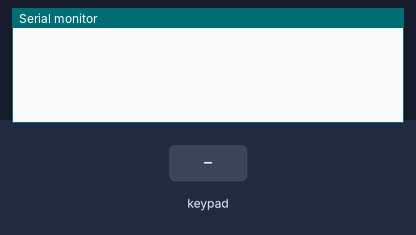
The sketch below on a simulated Arduino Uno, built with avr-gcc and run on an emulated ATmega328P. Parts: the last lines printed to the serial monitor. Inputs (shaded band) come from the test bench.

Above: at 1.2 s.
1.3 s: key '1' pressed
At 1.9 s:
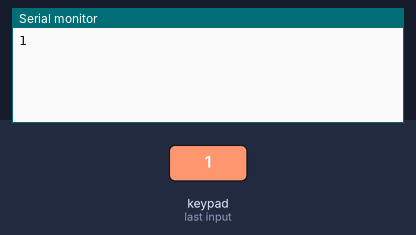
2.8 s: keypad keys 2 3 4 5 # pressed 0.4 s apart
At 5.4 s:
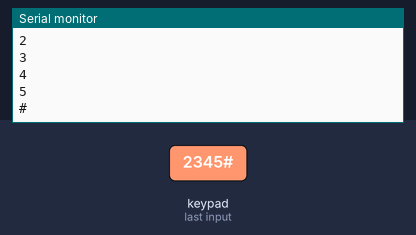
6.3 s: key '*' pressed
At 7.2 s:
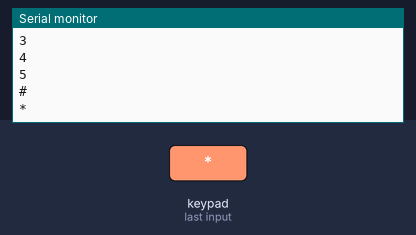
7.8 s: key '/' pressed
At 9.0 s:
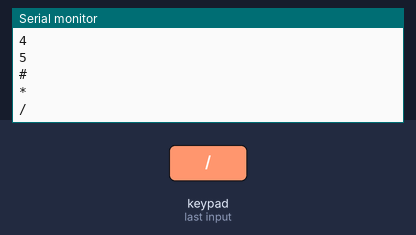
9.3 s: keypad keys 6 7 8 9 pressed 0.4 s apart
At 11.4 s:
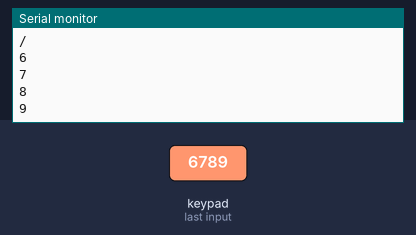
Timing chart, 0 to 12.9 s (numbered marks = the images above; inputs shaded):
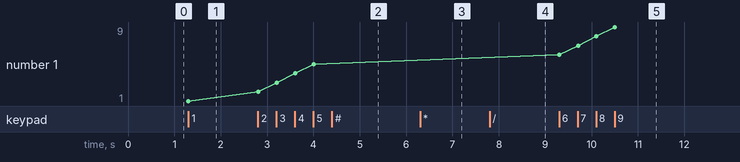

The sketch:

Keypad_Interface.ino
```cpp
#include <Keypad.h>

const byte ROWS = 4;
const byte COLS = 4;

char hexaKeys[ROWS][COLS] = {
  {'1', '2', '3', '+'},
  {'4', '5', '6', '-'},
  {'7', '8', '9', '*'},
  {'*', '0', '#', '/'}
};

byte rowPins[ROWS] = {2, 3, 4, 5};
byte colPins[COLS] = {6, 7, 8, 9};

Keypad customKeypad = Keypad(makeKeymap(hexaKeys), rowPins, colPins, ROWS, COLS);

void setup(){
  Serial.begin(9600);
}

void loop(){
  char customKey = customKeypad.getKey();

  if (customKey){
    Serial.println(customKey);
  }
}
```

Measured:
- after the input at 1.3 s, the serial monitor: prints a new line at once (image 1)
- after the input at 2.8 s, the serial monitor: prints a new line at once (image 2)
- after the input at 6.3 s, the serial monitor: prints a new line at once (image 3)
- after the input at 7.8 s, the serial monitor: prints a new line at once (image 4)
- after the input at 9.3 s, the serial monitor: prints a new line at once (image 5)
- plotted number 1: 1 → 5 after the input at 2.8 s, 5 → 9 after the input at 9.3 s
